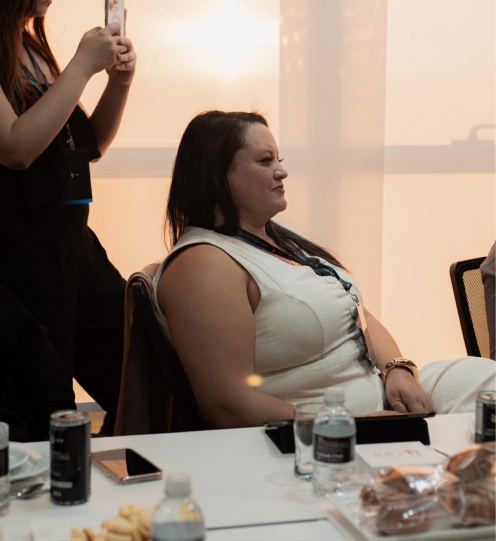
#> input picture site/carla.jpg, 992 x 1081 px (shown at 1/2 size)
$ python retrato.py
#> lines starting #> are read from the running program, lines starting #| are printed output that depends on the picture
#!/usr/bin/env python3
# -*- coding: utf-8 -*-
"""Prepara a foto da Carla para o site.

Por que existe: a foto veio de um evento — luz de janela estourada, mesa
com garrafa e lata na frente, alguém filmando em pé no canto. O site é
breu com ouro. Colar o arquivo cru ali dentro abriria um buraco branco no
meio da página.

O que este arquivo faz, e por quê:

  1. RECORTA em 4:5 exatos, o mesmo formato do cartão .retrato. Sem
     recorte, o object-fit decidiria sozinho o que cortar — e cortaria a
     mão com a pulseira, que é metade da postura.
  2. AFIA de leve. A foto é de teleobjetiva com pouca luz; o rosto está
     macio demais para um retrato de 560px.
  3. GRADUA por curva de canal. Não é duotone: a pele continua pele. O
     que muda é o pé da curva (sombra desce quase até o breu) e o topo
     (o azul cede, então o estouro da janela vira âmbar em vez de branco).
     É o que faz a foto pertencer à paleta sem virar filtro.
  4. VINHETA discreta, para o olho ir ao rosto e não à janela.
  5. DESVANECE o rodapé no alfa. É aqui que a mesa, a garrafa e a lata
     somem — não por corte, que deixaria borda dura, mas por
     transparência: a foto termina em nada e o cartão continua.

Roda de novo quando ela mandar uma foto melhor:
    python3 retrato.py        → imprime os dois base64 para colar
"""
import base64, io, pathlib
from PIL import Image, ImageDraw, ImageFilter, ImageEnhance

base = pathlib.Path(__file__).parent
orig = Image.open(base / 'carla.jpg').convert('RGB')
#> orig is the input picture: PIL image 992x1081 RGB; mean R, G, B 147.9, 130.1, 116.2

# ────────────────────────────────────────────────────────── a curva de tom


def _limita(v, a=0.0, b=1.0):
    return a if v < a else (b if v > b else v)


def _curva(preto, branco, gama, pe, topo):
    """Um canal. `preto`/`branco` reenquadram; `gama` puxa os médios;
    `pe` e `topo` deslocam sombra e alta separadamente — é o split-tone
    inteiro resolvido dentro da tabela, sem custo por pixel."""
#> called with preto = 8, branco = 248, gama = 1.08, pe = -0.022, topo = 0.03
    t = []
    for x in range(256):
        v = _limita((x - preto) / float(branco - preto)) ** gama
        v = v + pe * (1 - v) ** 2 + topo * (v ** 2)
        t.append(int(round(_limita(v) * 255)))
    return t


#      preto branco gama     pé     topo
TOM = (_curva(8,  248, 1.08, -0.022, +0.030) +   # R  — alta puxa para o âmbar
       _curva(10, 250, 1.20, -0.026, -0.012) +   # G  — segura o meio
       _curva(14, 254, 1.42, +0.014, -0.086))    # B  — o azul cede no topo


def gradua(im):
    g = im.filter(ImageFilter.UnsharpMask(radius=1.2, percent=58, threshold=3))
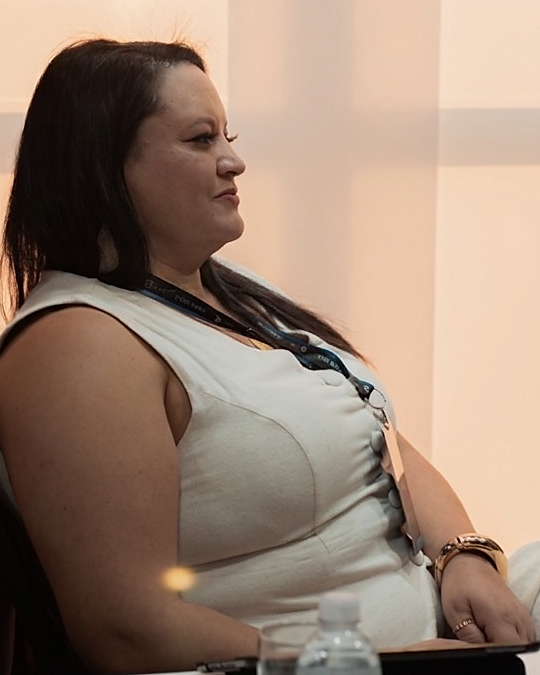
#> g: PIL image 540x675 RGB; mean R, G, B 154.3, 131.6, 115
    g = g.point(TOM)
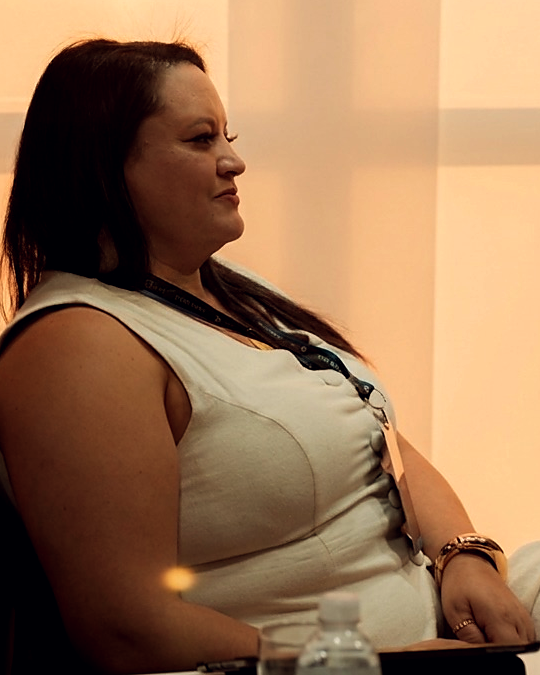
#> g: PIL image 540x675 RGB; mean R, G, B 153.6, 116.1, 84
    g = ImageEnhance.Color(g).enhance(0.93)
    return ImageEnhance.Contrast(g).enhance(1.06)


def vinheta(im, forca=0.34):
#> called with forca = 0.34
    W, H = im.size
#> W = 540; H = 675
    m = Image.new('L', (W, H), 0)
#> m: PIL image 540x675 L; every value is 0
    ImageDraw.Draw(m).ellipse(
        [-W * 0.22, -H * 0.20, W * 1.22, H * 1.20], fill=255)
#> m: PIL image 540x675 L; every value is 255
    m = m.filter(ImageFilter.GaussianBlur(min(W, H) * 0.16))
    escuro = ImageEnhance.Brightness(im).enhance(1 - forca)
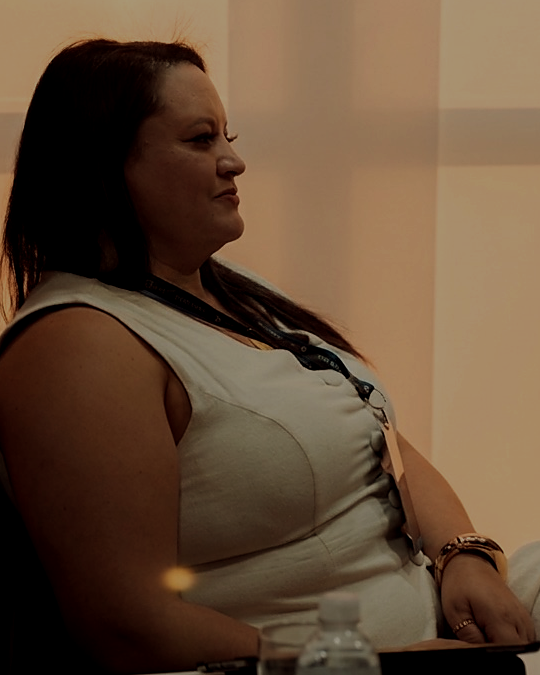
#> escuro: PIL image 540x675 RGB; mean R, G, B 100, 76.2, 55.1
    return Image.composite(im, escuro, m)


def em_webp(im, q):
    buf = io.BytesIO()
    im.save(buf, 'WEBP', quality=q, method=6)
    return buf.getvalue()


# ───────────────────────────────────────────────────── 1 · o retrato 4:5
# x 330→870, y 182→857. Três recortes foram testados lado a lado; este
# é o do meio. O mais aberto deixava parede demais à direita, o mais
# fechado tirava o ar à frente do olhar — e ela está de perfil, olhando
# para fora do quadro: o espaço à frente é o que faz o retrato respirar.
# À esquerda fica o encosto da cadeira, que ancora; à direita a mão com
# a pulseira entra inteira, que é metade da postura.
retrato = vinheta(gradua(orig.crop((330, 182, 870, 857))))
W, H = retrato.size
#> W = 540; H = 675

alfa = Image.new('L', (W, H), 255)
px = alfa.load()
inicio, fim = int(H * 0.80), int(H * 0.985)
#> inicio = 540; fim = 664
for y in range(inicio, H):
    t = _limita((y - inicio) / float(fim - inicio))
    v = int(round(255 * (1 - t * t * (3 - 2 * t))))   # suavização
    for x in range(W):
        px[x, y] = v
retrato.putalpha(alfa)
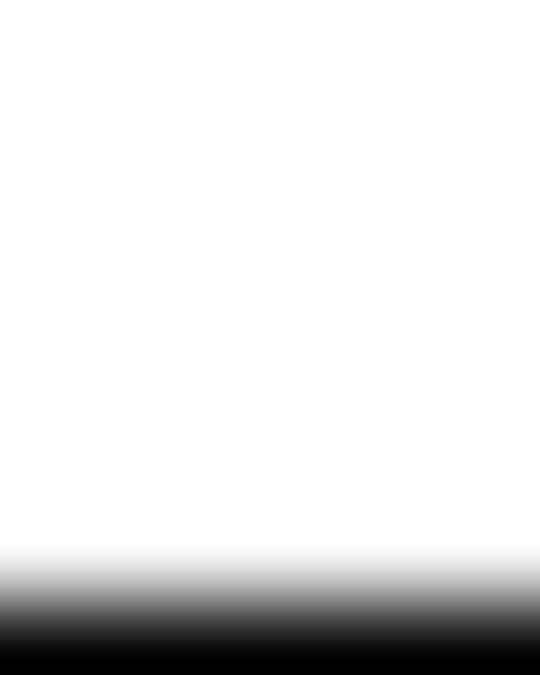
#> alfa: PIL image 540x675 L; min 0, max 255, mean 227.6
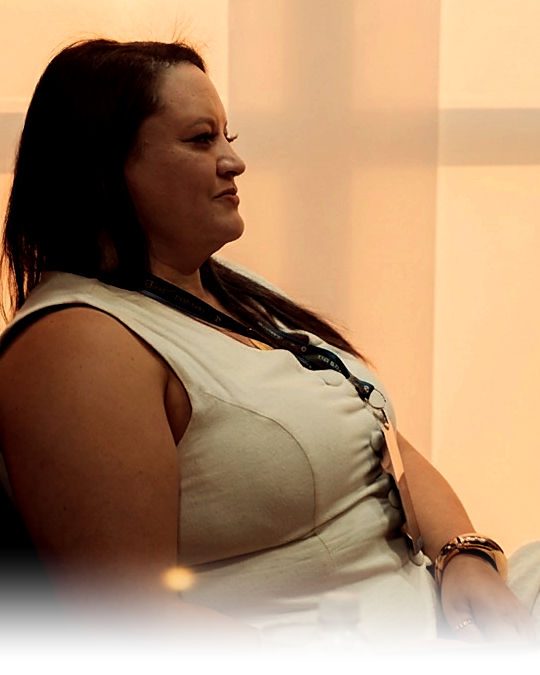
#> retrato: PIL image 540x675 RGBA; mean R, G, B, A 152.2, 116.2, 84.1, 227.6; transparent parts drawn white

# ───────────────────────────────────────────────────── 2 · o selo redondo
# O rosto, para o cartão da mentoria — onde hoje estão as iniciais CC.
# Os enquadramentos foram vistos no tamanho real (50px, não ampliados),
# que é o único jeito de julgar um selo. Duas coisas decidiram este:
# fechar demais no rosto vira mancha quando encolhe — o ombro dentro do
# quadro é o que faz o olho reconhecer uma pessoa; e ela está de perfil
# olhando para a direita, então o rosto fica à esquerda do centro, com o
# espaço à frente do olhar. Centralizado, o perfil parece encostado na
# borda.
selo = gradua(orig.crop((400, 205, 680, 485))).resize((176, 176), Image.LANCZOS)
#> in gradua (call 2), `g = im.filter(ImageFilter.UnsharpMask(radius=1.2, percent=58, threshol..`:
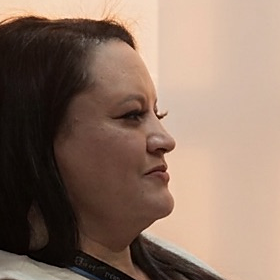
#> g: PIL image 280x280 RGB; mean R, G, B 141.5, 116.8, 101.4
#> in gradua (call 2), `g = g.point(TOM)`:
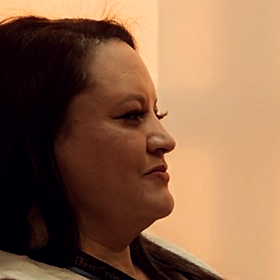
#> g: PIL image 280x280 RGB; mean R, G, B 139.4, 100.7, 72.8

b_ret, b_selo = em_webp(retrato, 84), em_webp(selo, 88)
(base / 'retrato.webp').write_bytes(b_ret)
(base / 'selo.webp').write_bytes(b_selo)

print(f'retrato  {retrato.size[0]}×{retrato.size[1]}  {len(b_ret)/1024:.1f} KB'
      f'  →  base64 {len(base64.b64encode(b_ret))/1024:.1f} KB')
#| retrato  540×675  22.0 KB  →  base64 29.3 KB
print(f'selo     {selo.size[0]}×{selo.size[1]}  {len(b_selo)/1024:.1f} KB'
      f'  →  base64 {len(base64.b64encode(b_selo))/1024:.1f} KB')
#| selo     176×176  3.1 KB  →  base64 4.1 KB
(base / 'retrato.b64').write_text(base64.b64encode(b_ret).decode())
(base / 'selo.b64').write_text(base64.b64encode(b_selo).decode())
